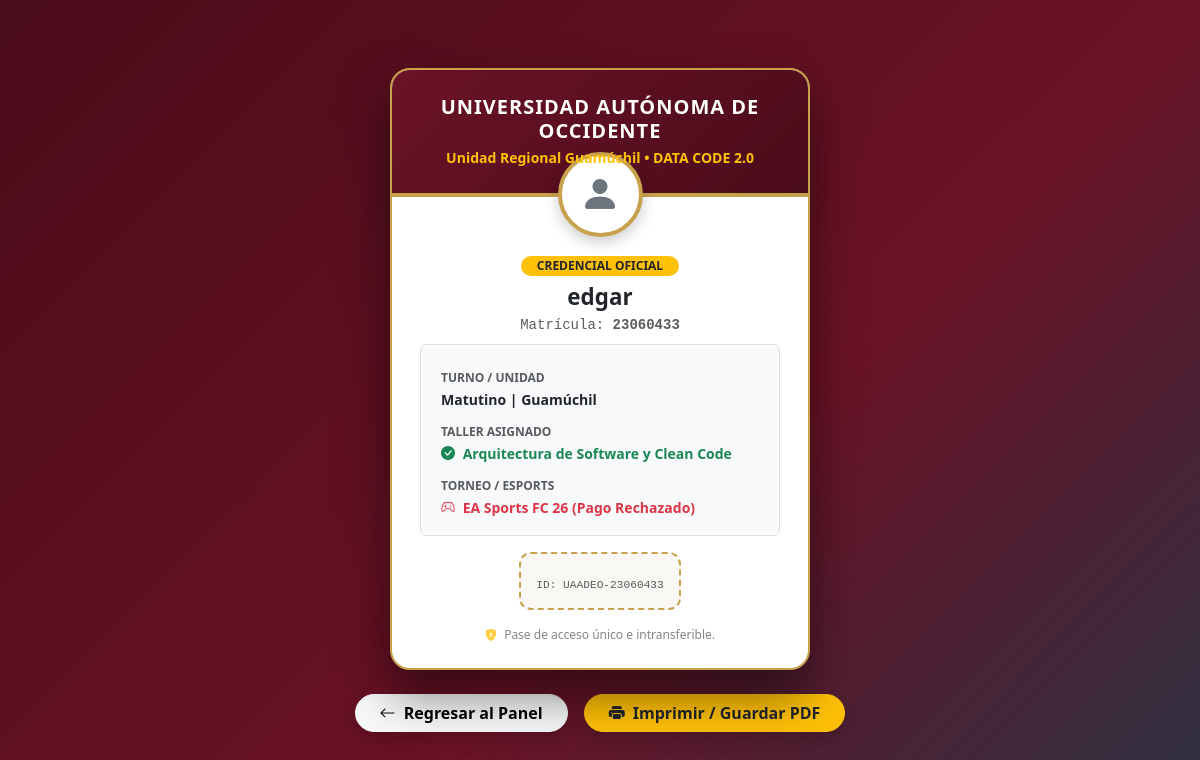
Screenshot of /gafete/23060433 with the database file from the repository.
### tables this page shows
CREATE TABLE alumnos (
            id INTEGER PRIMARY KEY AUTOINCREMENT,
            nombre TEXT NOT NULL,
            matricula TEXT UNIQUE NOT NULL,
            contrasena TEXT NOT NULL,
            turno TEXT NOT NULL,
            unidad_regional TEXT DEFAULT 'Guamúchil',
            taller TEXT DEFAULT 'Pendiente de Asignación',
            torneo TEXT DEFAULT 'Sin torneo inscrito'
        );

### app.py (the view)
@app.route('/gafete/<matricula>', methods=['GET'])
def gafete(matricula):
    conn = get_db_connection()
    alumno = conn.execute('SELECT * FROM alumnos WHERE matricula = ?', (matricula,)).fetchone()
    conn.close()
    if alumno is None:
        return redirect(url_for('inscripcion'))
    return render_template('gafete.html', alumno=alumno)

### app.py (called while the page is built)
def get_db_connection():
    conn = sqlite3.connect('database.db')
    conn.row_factory = sqlite3.Row
    return conn

### templates/gafete.html (shortened to what this page needs)
<!DOCTYPE html>
<html lang="es">
<head>
    <link href="https://cdn.jsdelivr.net/npm/bootstrap@5.3.0/dist/css/bootstrap.min.css" rel="stylesheet">
    <link rel="stylesheet" href="https://cdn.jsdelivr.net/npm/bootstrap-icons@1.11.1/font/bootstrap-icons.css">
</head>
<body>
    <div class="text-center w-100">
        <div class="gafete-container mx-auto text-center">
            <div class="gafete-header">
                <h5 class="fw-bold text-uppercase mb-1" style="letter-spacing: 1px;">Universidad Autónoma de Occidente</h5>
                <p class="small text-warning mb-0 fw-semibold">Unidad Regional Guamúchil • DATA CODE 2.0</p>
            </div>
            <div class="avatar-box">
                <i class="bi bi-person-fill text-secondary fs-1"></i>
            </div>
            <div class="px-4 pb-4">
                <span class="badge bg-warning text-dark px-3 py-1 rounded-pill fw-bold mb-2 small text-uppercase">Credencial Oficial</span>
                <h3 class="fw-bold text-dark mb-1" style="font-size: 1.4rem;">{{ alumno['nombre'] }}</h3>
                <p class="text-muted small mb-3 font-monospace">Matrícula: <strong>{{ alumno['matricula'] }}</strong></p>
                <div class="row g-2 text-start mb-3 bg-light p-3 rounded border mx-1">
                    <div class="col-12 mb-1">
                        <small class="text-muted d-block fw-bold" style="font-size: 0.75rem;">TURNO / UNIDAD</small>
                        <span class="fw-semibold text-dark small">{{ alumno['turno'] }} | {{ alumno['unidad_regional'] }}</span>
                    </div>
                    <div class="col-12 mb-1">
                        <small class="text-muted d-block fw-bold" style="font-size: 0.75rem;">TALLER ASIGNADO</small>
                        <span class="fw-semibold text-success small"><i class="bi bi-check-circle-fill me-1"></i> {{ alumno['taller'] }}</span>
                    </div>
                    <div class="col-12">
                        <small class="text-muted d-block fw-bold" style="font-size: 0.75rem;">TORNEO / ESPORTS</small>
                        <span class="fw-semibold text-danger small"><i class="bi bi-controller me-1"></i> {{ alumno['torneo'] }}</span>
                    </div>
                </div>
                <div class="qr-wrapper mb-3">
                    <small class="text-muted d-block mt-2 font-monospace" style="font-size: 0.7rem;">ID: UAADEO-{{ alumno['matricula'] }}</small>
                </div>
                <div class="text-muted small opacity-75" style="font-size: 0.75rem;">
                    <i class="bi bi-shield-lock-fill text-warning me-1"></i> Pase de acceso único e intransferible.
                </div>
            </div>
        </div>
        <div class="mt-4 no-print d-flex justify-content-center gap-3">
            <a href="/dashboard/{{ alumno['matricula'] }}" class="btn btn-light fw-bold rounded-pill px-4 shadow">
                <i class="bi bi-arrow-left me-1"></i> Regresar al Panel
            </a>
            <button onclick="window.print()" class="btn btn-warning fw-bold rounded-pill px-4 shadow text-dark">
                <i class="bi bi-printer-fill me-1"></i> Imprimir / Guardar PDF
            </button>
        </div>
    </div>
</body>
</html>

### templates/gafete.html (style rules this page uses)
:root { --uadeo-guinda: #6B1226; --uadeo-dorado: #C8A14D; --uadeo-oscuro: #4A0C1A; }
body { background: linear-gradient(135deg, var(--uadeo-oscuro) 0%, var(--uadeo-guinda) 60%, #2D3142 100%); font-family: 'Segoe UI', system-ui, sans-serif; min-height: 100vh; display: flex; align-items: center; justify-content: center; padding: 30px 15px; }
.gafete-container { max-width: 420px; width: 100%; background: #ffffff; border-radius: 20px; box-shadow: 0 25px 50px rgba(0,0,0,0.5); overflow: hidden; border: 2px solid var(--uadeo-dorado); position: relative; }
.gafete-header { background: linear-gradient(135deg, var(--uadeo-guinda), var(--uadeo-oscuro)); color: white; padding: 25px 20px; text-align: center; border-bottom: 4px solid var(--uadeo-dorado); }
.avatar-box { width: 85px; height: 85px; background: white; border-radius: 50%; margin: -45px auto 15px auto; display: flex; align-items: center; justify-content: center; border: 4px solid var(--uadeo-dorado); box-shadow: 0 5px 15px rgba(0,0,0,0.2); }
.qr-wrapper { background: #FAF8F5; border: 2px dashed var(--uadeo-dorado); border-radius: 12px; padding: 15px; display: inline-block; }

### rows the page displays
alumnos: nombre "edgar", matricula "23060433", turno "Matutino", unidad_regional "Guamúchil", taller "Arquitectura de Software y Clean Code", torneo "EA Sports FC 26 (Pago Rechazado)"
